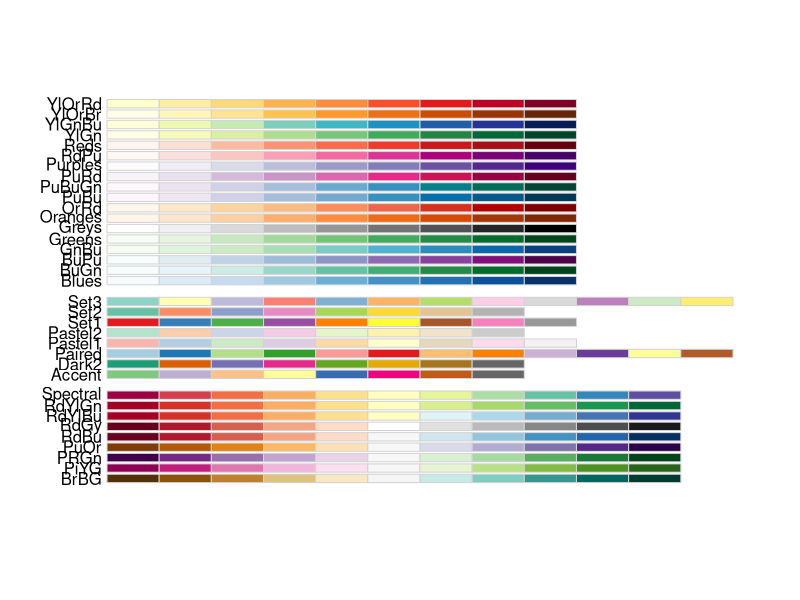
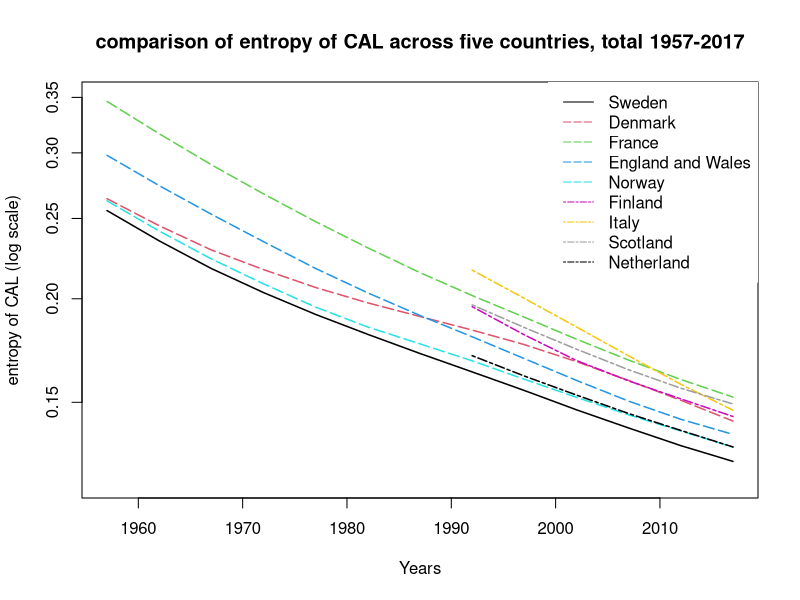

Recreate these plots in R, in order. (Note: this script raises an error after producing the figures.)
#### Figure - entropy across time ####

#### beautiful figues1 ####

library(RColorBrewer)
windows(8,5)
display.brewer.all()
cols<-brewer.pal(n=9,name = "Paired")

### CAL function ####

CALfunc <-function(Mx1,Y){
  CALlx1<-c()
  YM<-Y-Y1
  for (x in 1:111){
    if (x <(YM+1)){
      px1<-c()
      for (z in 1:x){
        px1<-c(px1,Mx1[z,YM-x+z])
      }
      lx1<-prod(px1)
    }
    CALlx1<-c(CALlx1,lx1)
  }
  CAL<-sum(c(1,CALlx1))+.5
  return(CAL)
}

## one with less data ####

CALfunc2 <-function(Mx1,Y){
  CALlx1<-c()
  YM<-Y-Y3
  for (x in 1:111){
    if (x <(YM+1)){
      px1<-c()
      for (z in 1:x){
        px1<-c(px1,Mx1[z,YM-x+z])
      }
      lx1<-prod(px1)
    }
    CALlx1<-c(CALlx1,lx1)
  }
  CAL<-sum(c(1,CALlx1))+.5
  return(CAL)
}

### CAL dagger function ####

CALdagfunc <-function(Mx1,Y){
  CALdaglx1<-c()
  YM<-Y-Y1
  for (x in 1:111){
    if (x <(YM+1)){
      px1<-c()
      for (z in 1:x){
        px1<-c(px1,Mx1[z,YM-x+z])
      }
      lx1<-prod(px1)
      lx<-lx1*log(lx1)
    }
    CALdaglx1<-c(CALdaglx1,lx)
  }
  CALdagger<-sum(CALdaglx1)
  return(CALdagger)
}

## one with less data ####

CALdagfunc2 <-function(Mx1,Y){
  CALdaglx1<-c()
  YM<-Y-Y3
  for (x in 1:111){
    if (x <(YM+1)){
      px1<-c()
      for (z in 1:x){
        px1<-c(px1,Mx1[z,YM-x+z])
      }
      lx1<-prod(px1)
      lx<-lx1*log(lx1)
    }
    CALdaglx1<-c(CALdaglx1,lx)
  }
  CALdagger<-sum(CALdaglx1)
  return(CALdagger)
}


### Data fitting ####

A1 <- read.table("Data/SWE.bltper_1x1.txt",header=TRUE,fill=TRUE,skip=1)
A2 <- read.table("Data/DNK.bltper_1x1.txt",header=TRUE,fill=TRUE,skip=1)
A3 <- read.table("Data/FRATNP.bltper_1x1.txt",header=TRUE,fill=TRUE,skip=1)
A4 <- read.table("Data/GBRTENW.bltper_1x1.txt",header=TRUE,fill=TRUE,skip=1)
A5 <- read.table("Data/NOR.bltper_1x1.txt",header=TRUE,fill=TRUE,skip=1)
A6 <- read.table("Data/FIN.bltper_1x1.txt",header=TRUE,fill=TRUE,skip=1)
A7 <- read.table("Data/ITA.bltper_1x1.txt",header=TRUE,fill=TRUE,skip=1)
A8 <- read.table("Data/GBRSCO.bltper_1x1.txt",header=TRUE,fill=TRUE,skip=1)
A9 <- read.table("Data/NLD.bltper_1x1.txt",header=TRUE,fill=TRUE,skip=1)

Y1 <- 1845
Y2 <- 2017
Y3 <- 1880

A1<-A1[(A1$Year>Y1)&(A1$Year<(Y2+1)),]
A2<-A2[(A2$Year>Y1)&(A2$Year<(Y2+1)),]
A3<-A3[(A3$Year>Y1)&(A3$Year<(Y2+1)),]
A4<-A4[(A4$Year>Y1)&(A4$Year<(Y2+1)),]
A5<-A5[(A5$Year>Y1)&(A5$Year<(Y2+1)),]
A6<-A6[(A6$Year>Y3)&(A6$Year<(Y2+1)),]
A7<-A7[(A7$Year>Y3)&(A7$Year<(Y2+1)),]
A8<-A8[(A8$Year>Y3)&(A8$Year<(Y2+1)),]
A9<-A9[(A9$Year>Y3)&(A9$Year<(Y2+1)),]

qx1<-matrix(1-A1$qx,111)
qx2<-matrix(1-A2$qx,111)
qx3<-matrix(1-A3$qx,111)
qx4<-matrix(1-A4$qx,111)
qx5<-matrix(1-A5$qx,111)
qx6<-matrix(1-A6$qx,111)
qx7<-matrix(1-A7$qx,111)
qx8<-matrix(1-A8$qx,111)
qx9<-matrix(1-A9$qx,111)

## CAL ####

CAL1 <- c()
for (i in seq(1957,2017,5)){
  CAL1 <- c(CAL1, CALfunc(qx1,i))
}

CAL2 <- c()
for (i in seq(1957,2017,5)){
  CAL2 <- c(CAL2, CALfunc(qx2,i))
}

CAL3 <- c()
for (i in seq(1957,2017,5)){
  CAL3 <- c(CAL3, CALfunc(qx3,i))
}

CAL4 <- c()
for (i in seq(1957,2017,5)){
  CAL4 <- c(CAL4, CALfunc(qx4,i))
}

CAL5 <- c()
for (i in seq(1957,2017,5)){
  CAL5 <- c(CAL5, CALfunc(qx5,i))
}

CAL6 <- c()
for (i in seq(1992,2017,5)){
  CAL6 <- c(CAL6, CALfunc2(qx6,i))
}

CAL7 <- c()
for (i in seq(1992,2017,5)){
  CAL7 <- c(CAL7, CALfunc2(qx7,i))
}

CAL8 <- c()
for (i in seq(1992,2017,5)){
  CAL8 <- c(CAL8, CALfunc2(qx8,i))
}

CAL9 <- c()
for (i in seq(1992,2017,5)){
  CAL9 <- c(CAL9, CALfunc2(qx9,i))
}
## CAL dagger ####

qx1 <- ifelse(qx1==0,1,qx1)
qx2 <- ifelse(qx2==0,1,qx2)
qx3 <- ifelse(qx3==0,1,qx3)
qx4 <- ifelse(qx4==0,1,qx4)
qx5 <- ifelse(qx5==0,1,qx5)
qx6 <- ifelse(qx6==0,1,qx6)
qx7 <- ifelse(qx7==0,1,qx7)
qx8 <- ifelse(qx8==0,1,qx8)
qx9 <- ifelse(qx9==0,1,qx9)

CALdagger1 <- c()
for (i in seq(1957,2017,5)){
  CALdagger1 <- c(CALdagger1, CALdagfunc(qx1,i))
}

CALdagger2 <- c()
for (i in seq(1957,2017,5)){
  CALdagger2 <- c(CALdagger2, CALdagfunc(qx2,i))
}

CALdagger3 <- c()
for (i in seq(1957,2017,5)){
  CALdagger3 <- c(CALdagger3, CALdagfunc(qx3,i))
}

CALdagger4 <- c()
for (i in seq(1957,2017,5)){
  CALdagger4 <- c(CALdagger4, CALdagfunc(qx4,i))
}

CALdagger5 <- c()
for (i in seq(1957,2017,5)){
  CALdagger5 <- c(CALdagger5, CALdagfunc(qx5,i))
}

CALdagger6 <- c()
for (i in seq(1992,2017,5)){
  CALdagger6 <- c(CALdagger6, CALdagfunc2(qx6,i))
}

CALdagger7 <- c()
for (i in seq(1992,2017,5)){
  CALdagger7 <- c(CALdagger7, CALdagfunc2(qx7,i))
}

CALdagger8 <- c()
for (i in seq(1992,2017,5)){
  CALdagger8 <- c(CALdagger8, CALdagfunc2(qx8,i))
}

CALdagger9 <- c()
for (i in seq(1992,2017,5)){
  CALdagger9 <- c(CALdagger9, CALdagfunc2(qx9,i))
}

CALdagger1 <- CALdagger1*-1
CALdagger2 <- CALdagger2*-1
CALdagger3 <- CALdagger3*-1
CALdagger4 <- CALdagger4*-1
CALdagger5 <- CALdagger5*-1
CALdagger6 <- CALdagger6*-1
CALdagger7 <- CALdagger7*-1
CALdagger8 <- CALdagger8*-1
CALdagger9 <- CALdagger9*-1

## entropy ####

entropyCAL1 <- CALdagger1/CAL1
entropyCAL2 <- CALdagger2/CAL2
entropyCAL3 <- CALdagger3/CAL3
entropyCAL4 <- CALdagger4/CAL4
entropyCAL5 <- CALdagger5/CAL5
entropyCAL6 <- CALdagger6/CAL6
entropyCAL7 <- CALdagger7/CAL7
entropyCAL8 <- CALdagger8/CAL8
entropyCAL9 <- CALdagger9/CAL9

Years <- seq(1957,2017,5)
Years2 <- seq(1992,2017,5)
windows(10,8)
plot(c(1957,2017),rev(c(0.12,0.35)),col = 0, xlab = "Years",ylab = "entropy of CAL (log scale)", log = "y")
lines(Years,entropyCAL1,col = 1,lty=1,lwd=1.5)
lines(Years,entropyCAL2,col = 2,lty=5,lwd=1.5)
lines(Years,entropyCAL3,col = 3,lty=5,lwd=1.5)
lines(Years,entropyCAL4,col = 4,lty=5,lwd=1.5)
lines(Years,entropyCAL5,col = 5,lty=5,lwd=1.5)
lines(Years2,entropyCAL6,col = 6,lty=6,lwd=1.5)
lines(Years2,entropyCAL7,col = 7,lty=6,lwd=1.5)
lines(Years2,entropyCAL8,col = 8,lty=6,lwd=1.5)
lines(Years2,entropyCAL9,col = 9,lty=6,lwd=1.5)
title("comparison of entropy of CAL across five countries, total 1957-2017")
legend("topright",c("Sweden","Denmark","France","England and Wales",
                    "Norway","Finland","Italy","Scotland","Netherland"),
       col = c(1,2,3,4,5,6,7,8,9),lty = c(1,5,5,5,5,6,6,6,6),
       box.col = 0)


### SWEDEN as the benchmark # ----

diffDNK <- allH$DNK - allH$SWE
diffFRA <- allH$FRA - allH$SWE
diffGBR <- allH$GBR - allH$SWE
diffNOR <- allH$NOR - allH$SWE

### R graphics
diffH <- cbind(diffDNK,diffFRA,diffGBR,diffNOR)
diffH <- cbind(rep(allH$Years),diffH)
Years <- allH$Years

windows(8,5)
plot(Years,seq(0,0.1,length.out = 13),col = 0,ylab="differences from Sweden level of entropy of CAL")
lines(Years,diffDNK,col = 2,lty=2,lwd=1.5)
lines(Years,diffFRA,col = 3,lty=3,lwd=1.5)
lines(Years,diffGBR,col = 4,lty=4,lwd=1.5)
lines(Years,diffNOR,col = 6,lty=6,lwd=1.5)
legend("topright",c("Denmark","France","England and Wales","Norway"),col = c(2,3,4,6),lty = c(2,3,4,6))
title("Entropy of CAL compared to Sweden level, female 1957-2017")
